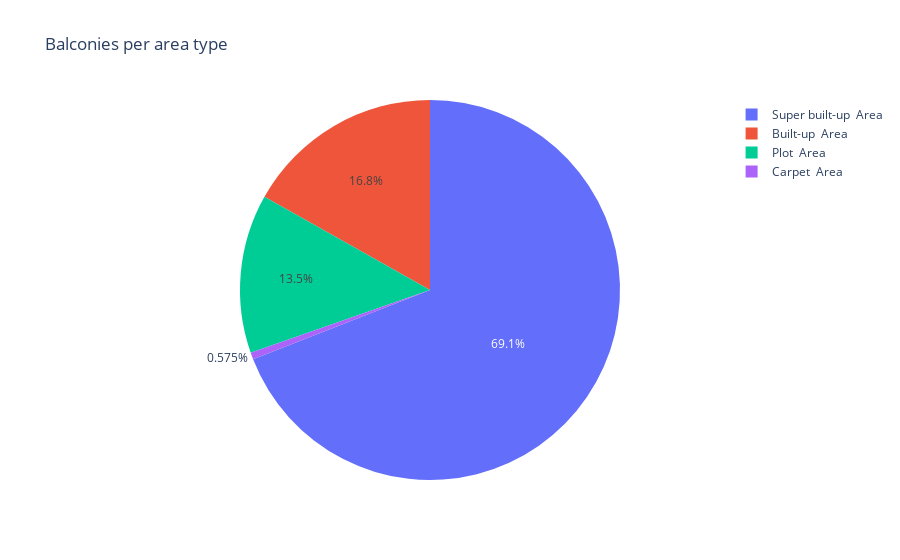

Notebook source saved alongside this figure:
### Markdown cell above
* So we note that total square feet has some decent correlation with the target variable which is price which makes sense as the pricing does depend on how big the house is.

### Code cell
fig = px.pie(df,names='area_type',values='balcony',title='Balconies per area type')
fig.show()

### Figure 1 — Plotly figure (JSON) as saved in the notebook; plotly's stock layout.template omitted (floating-point values rounded to 4 significant figures; data arrays with more than 128 entries replaced by an {"elided": "..."} marker saying what was removed)
{"data": [{"domain": {"x": [0, 1], "y": [0, 1]}, "hovertemplate": "area_type=%{label}<br>balcony=%{value}<extra></extra>", "labels": {"elided": "13274 str values"}, "legendgroup": "", "name": "", "showlegend": true, "type": "pie", "values": {"elided": "13274 int values"}}], "layout": {"legend": {"tracegroupgap": 0}, "title": {"text": "Balconies per area type"}}}
